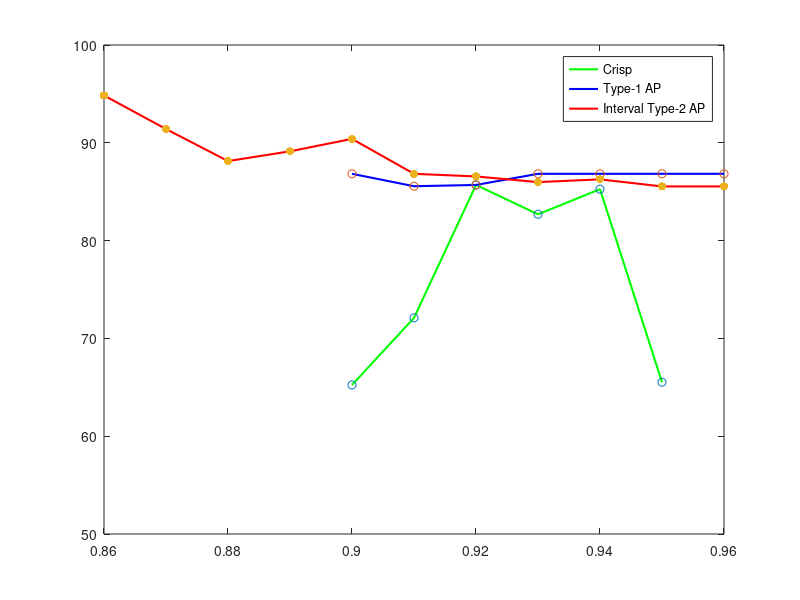

This chart was generated by the following MATLAB code:
lam1=[0.9 0.91 0.92 0.93 0.94 0.95];
acc1=[65.24 72.1 85.69 82.69 85.26 65.52];

lam2=[0.9 0.91 0.92 0.93 0.94 0.95 0.96];
acc2=[86.83 85.56 85.69 86.83 86.83 86.83 86.83];

lam3=[0.86 0.87 0.88  0.89  0.9 0.91 0.92 0.93 0.94 0.95 0.96];
acc3=[94.84 91.41 88.13 89.13  90.4 86.83 86.56 85.98 86.26 85.54 85.54 ];

box on
hold on 
graph1=plot(lam1,acc1,'green');
graph2=plot(lam2,acc2,'blue');
graph3=plot(lam3,acc3,'red');
set(graph1,'LineWidth',1.5);
set(graph2,'LineWidth',1.5);
set(graph3,'LineWidth',1.5);
yticks([50 60 70 80 90 100])
scatter(lam1,acc1,'green');
scatter(lam2,acc2,'blue');
scatter(lam3,acc3,'red','filled');
legend('Crisp','Type-1 AP','Interval Type-2 AP');
ylim([50 100]);
hold off